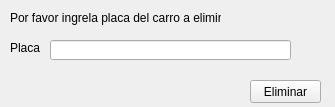
<?xml version="1.0" encoding="UTF-8"?>
<ui version="4.0">
 <class>car_delete_form</class>
 <widget class="QWidget" name="car_delete_form">
  <property name="geometry">
   <rect>
    <x>0</x>
    <y>0</y>
    <width>335</width>
    <height>107</height>
   </rect>
  </property>
  <property name="windowTitle">
   <string>Eliminar carro</string>
  </property>
  <widget class="QLabel" name="instructions_delete_car">
   <property name="geometry">
    <rect>
     <x>10</x>
     <y>10</y>
     <width>211</width>
     <height>16</height>
    </rect>
   </property>
   <property name="text">
    <string>Por favor ingrela placa del carro a eliminar:</string>
   </property>
  </widget>
  <widget class="QLabel" name="text_id">
   <property name="geometry">
    <rect>
     <x>10</x>
     <y>40</y>
     <width>31</width>
     <height>16</height>
    </rect>
   </property>
   <property name="text">
    <string>Placa</string>
   </property>
  </widget>
  <widget class="QLineEdit" name="id">
   <property name="geometry">
    <rect>
     <x>50</x>
     <y>40</y>
     <width>241</width>
     <height>20</height>
    </rect>
   </property>
  </widget>
  <widget class="QPushButton" name="button_delete_car">
   <property name="geometry">
    <rect>
     <x>250</x>
     <y>80</y>
     <width>71</width>
     <height>23</height>
    </rect>
   </property>
   <property name="text">
    <string>Eliminar</string>
   </property>
  </widget>
 </widget>
 <resources/>
 <connections/>
</ui>
